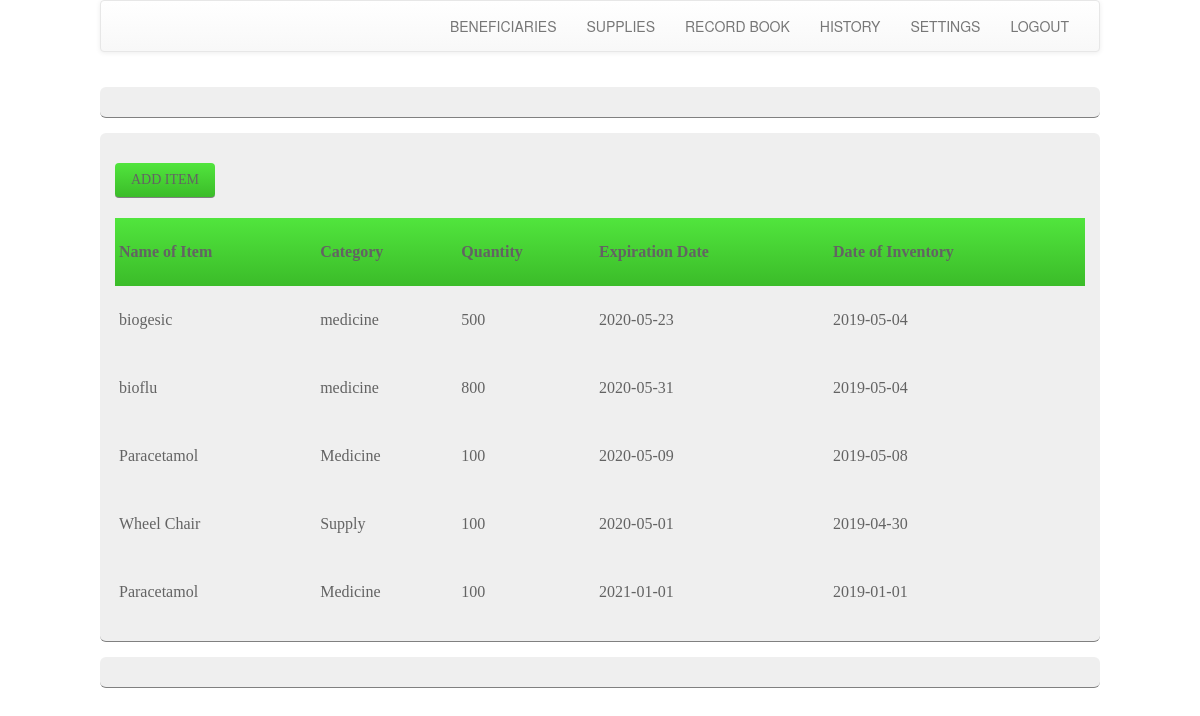
/Barangay_Inventory_System-main/inventoryProjBrgy/inventoryProjBrgy/items.php (signed in), run on the app's committed database.
### tables this page shows
CREATE TABLE `medsupply` (
  `n` int(11) NOT NULL,
  `iname` varchar(50) NOT NULL,
  `category` text NOT NULL,
  `quantity` int(11) NOT NULL,
  `expdate` date NOT NULL,
  `datereceived` date NOT NULL,
  `itemcode` varchar(50) NOT NULL
);

### Barangay_Inventory_System-main/inventoryProjBrgy/inventoryProjBrgy/actions.php (the view, shortened to what this page needs)
<?php
function inventory(){
    include __DIR__ . '/dbcon.php';
$s=mysqli_query($con,"SELECT * FROM medsupply");
while($row=mysqli_fetch_assoc($s)){
    $quantity=$row['quantity'];
    if ($quantity!=0){
    echo "<tr><td><a href='release.php?id=".$row['n']."'>".$row['iname']."</a></td>
    <td>".$row['category']."</td>
    <td>".$quantity."</td>
    <td>".$row['expdate']."</td>
    <td>".$row['datereceived']."</td></tr>";
    }
};
}

### Barangay_Inventory_System-main/inventoryProjBrgy/inventoryProjBrgy/styles/main.css (style rules this page uses)
* { margin: 0px; padding: 0px; }
a { text-decoration: none; color: #636363; }
table.tableheader td { font-size: 12pt; padding: 4px; }

### data on the page
medsupply: iname "biogesic", category "medicine", quantity "500", expdate "2020-05-23", datereceived "2019-05-04"
medsupply: iname "bioflu", category "medicine", quantity "800", expdate "2020-05-31", datereceived "2019-05-04"
medsupply: iname "Paracetamol", category "Medicine", quantity "100", expdate "2020-05-09", datereceived "2019-05-08"
medsupply: iname "Wheel Chair", category "Supply", quantity "100", expdate "2020-05-01", datereceived "2019-04-30"
medsupply: iname "Paracetamol", category "Medicine", quantity "100", expdate "2021-01-01", datereceived "2019-01-01"
